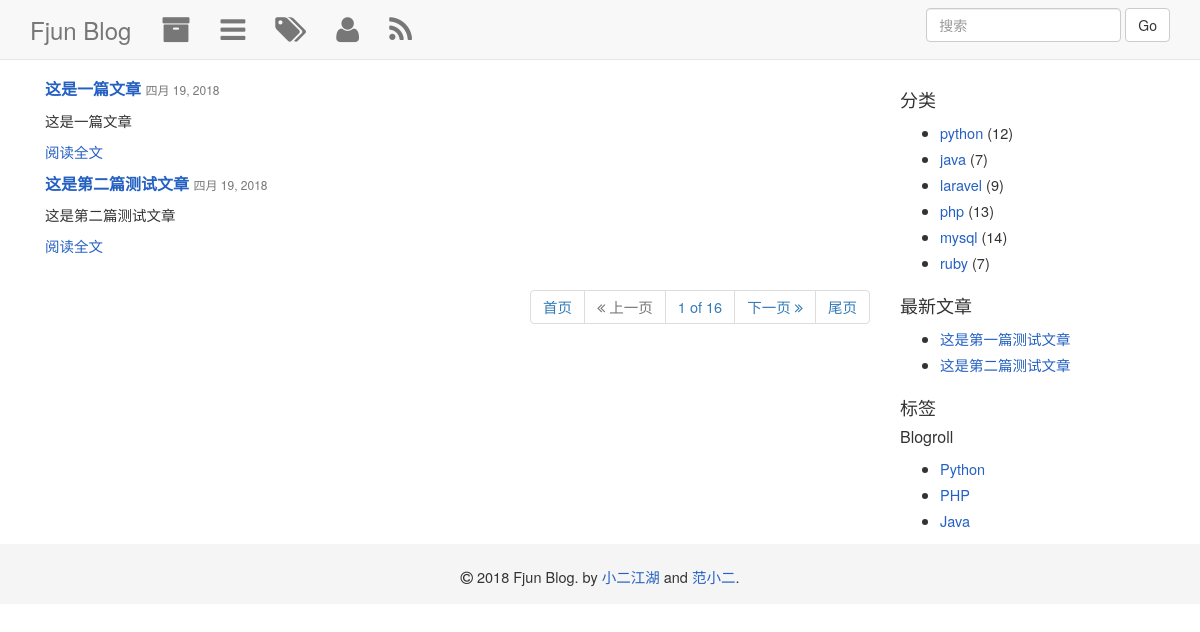
Before: / with the older database file.
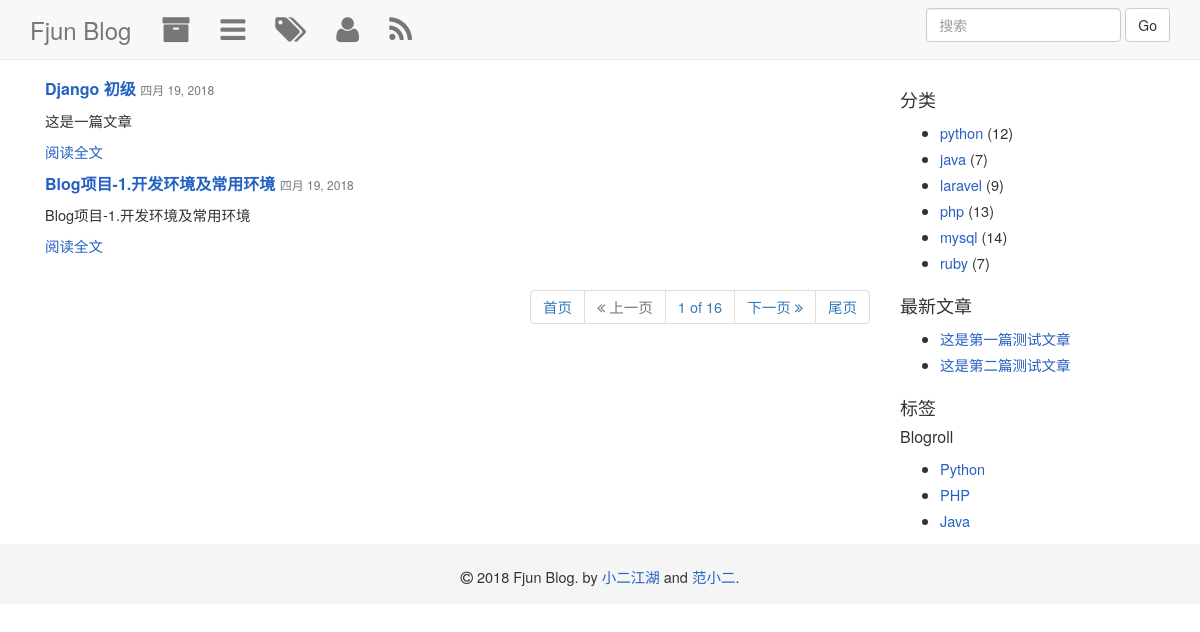
After: the same page with the newer database file.
### blog/models.py (models this page shows, shortened)
@python_2_unicode_compatible
class Article(models.Model):
    title = models.CharField(max_length=100)
    content = models.TextField()
    abstract = models.CharField(max_length=200, blank=True)
    category = models.ForeignKey(Category)
    tags = models.ManyToManyField(Tag, blank=True)
    author = models.ForeignKey(User)
    create_at = models.DateField()
    update_at = models.DateField()
    def get_absolute_url(self):
        return reverse('blog:detail', kwargs={'pk':self.pk})

### blog/views.py (the view)
# urls.py: url(r'^$', views.index, name='index'),
def index(request):
    article_list = Article.objects.all().order_by('-create_at')
    return render(request, 'blog/index.html', context={'article_list':article_list})

### templates/blog/index.html (shortened to what this page needs)
{% extends "public.html" %}
  {% block main %}
          <div class="container">
           <div class="col-md-9">
    {% for article in article_list %}
      <div id="home-post article-{{ article.pk }}">
        <h4>
          <a href="{{ article.get_absolute_url }}">
              <strong>{{ article.title }}</strong>
          </a>
              <small>{{ article.create_at }}</small>
        </h4>
        <div id="home-post-text">
           {{ article.abstract | safe}}
        </div>
        <p><a href="{{ article.get_absolute_url }}">阅读全文</a></p>
      </div>
      {% empty %}
      <div class="no-post">
          暂时没有发布文章
      </div>
    {% endfor %}
    <div class="pagination pull-right">
      <li><a href="/">首页</a></li>
        <li class="disabled"><a><i class="fa fa-angle-double-left"></i> 上一页</a></li>
      <li><a>1 of 16</a></li>
      <li class="next"><a  href="/page2/">下一页 <i class="fa fa-angle-double-right"></i></a></li>
      <li><a  href="/page16/">尾页</a></li>
    </div>
</div>
<div class="col-md-3 visible-lg visible-md">
<section>
  <h3>分类</h3>
  <ul>
    <li><a href="/categories.html#python">python</a>  (12)</li>
    <li><a href="/categories.html#scala">java</a>  (7)</li>
    <li><a href="/categories.html#search-engine">laravel</a>  (9)</li>
    <li><a href="/categories.html#spark">php</a>  (13)</li>
    <li><a href="/categories.html#web">mysql</a>  (14)</li>
    <li><a href="/categories.html#work">ruby</a>  (7)</li>
  </ul>
</section>
  <section>
  <h3>最新文章</h3>
  <ul>
    <li><a href="/2016/04/21/mybatis-sqlSession-source-code.html" title="这是第一篇测试文章">这是第一篇测试文章</a></li>
    <li><a href="/2016/04/21/how-to-parse-mybatis-configuration.html" title="这是第二篇测试文章">这是第二篇测试文章</a></li>
  </ul>
</section>
<section>
  <h3>标签</h3>
</section>
<section>
<h4>Blogroll</h3>
<ul>
  <li><a href="http://blog.javachen.com/" title="JavaChen Blog">Python</a></li>
  <li><a href="/sitemap.xml" title="JavaChen Sitemap">PHP</a></li>
  <li><a href="http://blog.jassassin.com/" title="Eagle's Blog">Java</a></li>
</ul>
</section>
</div>
          </div>
{% endblock %}

### templates/public.html (shortened to what this page needs)
{% load staticfiles %}
<!DOCTYPE html>
<html lang="zh-cn">
        <head>
      <link rel="stylesheet" href="{% static 'contrib/bootstrap/css/bootstrap.min.css' %}" media="all" />
      <link rel="stylesheet" href="{% static 'css/style.css' %}" media="all" />
      <link rel="stylesheet" href="{% static 'css/pygments.css' %}" media="all" />
      <link rel="stylesheet" href="{% static 'contrib/font-awesome/css/font-awesome.min.css' %}" media="all" />
      <link rel="stylesheet" type="text/css" href="{% static 'contrib/showup/showup.css' %}" />
      <link rel="stylesheet" href="{% static 'css/markdown/github.css' %}" />
    </head>
    <body>
<div class="navbar navbar-default navbar-fixed-top" role="navigation">
      <div class="container">
        <div class="navbar-header">
          <a class="navbar-brand" href="/">Fjun Blog</a>
        </div>
        <div class="navbar-collapse collapse">
            <form id="search-form" class="form-group navbar-form navbar-right" role="search">
                  <div class="form-group">
                    <input type="text" name="q" value=""  id="query" class="form-control" placeholder="搜索" required autocomplete="off" ></input>
                    <input type="submit" class="btn btn-default" value=" Go" ></input>
                  </div>
              </form>
            <ul class="nav navbar-nav">
              <li><a href="/archive.html" title="Archive"><span class='fa fa-archive fa-2x'></span></a></li>
              <li><a href="/categories.html" title="Categories"><span class='fa fa-navicon fa-2x'></span></a></li>
              <li><a href="/tags.html" title="Tags"><span class='fa fa-tags fa-2x'></span></a></li>
              <li><a href="/about.html" title="About"><span class='fa fa-user fa-2x'></span></a></li>
              <li><a href="/rss.xml" target="_blank" title="RSS"><span class='fa fa-rss fa-2x'></span></a></li>
            </ul>
        </div>
        </div>
              </div>
<div id="wrap">
    {% block main %}
    {% endblock main %}
</div>
<div id="footer">
    <div class="container hidden-print">
        <p class="text-center"><i class="fa fa-copyright"></i> 2018 Fjun Blog. by <a href="/about.html" target="_blank" title="Rumblings by a coder on Java、Web、BigData、BI、Python and so on">小二江湖</a> and <a href="http://fortawesome.github.com/Font-Awesome/">范小二</a>.
</p>
    </div>
</div>
</body>
</html>

### blog/static/css/style.css (style rules this page uses)
body { font-size: 14.5px; line-height: 1.8; font-family: Consolas, monaco, "Helvetica Neue", Helvetica, Arial, "Hiragino Sans GB", "Microsoft YaHei", 微软雅黑, STHeiti, "WenQuanYi Micro Hei", sans-serif; }
@media (min-width: 992px) { .container { width: 1170px; } }
.navbar .container { width: 1170px; }
.navbar-brand { float: left; padding: 20px 15px; font-size: 24px; }
a { color: #2561c2; }
h3,.h3 { font-size: 18px; }
h4,.h4 { font-size: 16px; }
#wrap { min-height: 100%; height: auto; margin: 0 auto -60px; padding: 70px 0 60px; }
#wrap ul,ol { margin-bottom:10px; }
#footer { padding: 20px 0; height: 60px; background-color: #f5f5f5; }
#home-post-text { margin-bottom: 5px; }

### blog/static/contrib/showup/showup.css (style rules this page uses)
.navbar { -webkit-transition: -webkit-transform .5s .5s, background .5s, color .1s; -moz-transition: -moz-transform .5s .5s, background .5s, color .1s; -o-transition: -o-transform .5s .5s, background .5s, color .1s; transition: transform .5s .5s, background .5s, color .1s; -webkit-transform: translate(0, 0); -ms-transform: translate(0, 0); transform: translate(0, 0); }

Changed rows visible on the page:
changed Article "这是一篇文章": title "这是一篇文章" → "Django 初级"
changed Article: title "这是第二篇测试文章" → "Blog项目-1.开发环境及常用环境"; abstract "这是第二篇测试文章" → "Blog项目-1.开发环境及常用环境"
